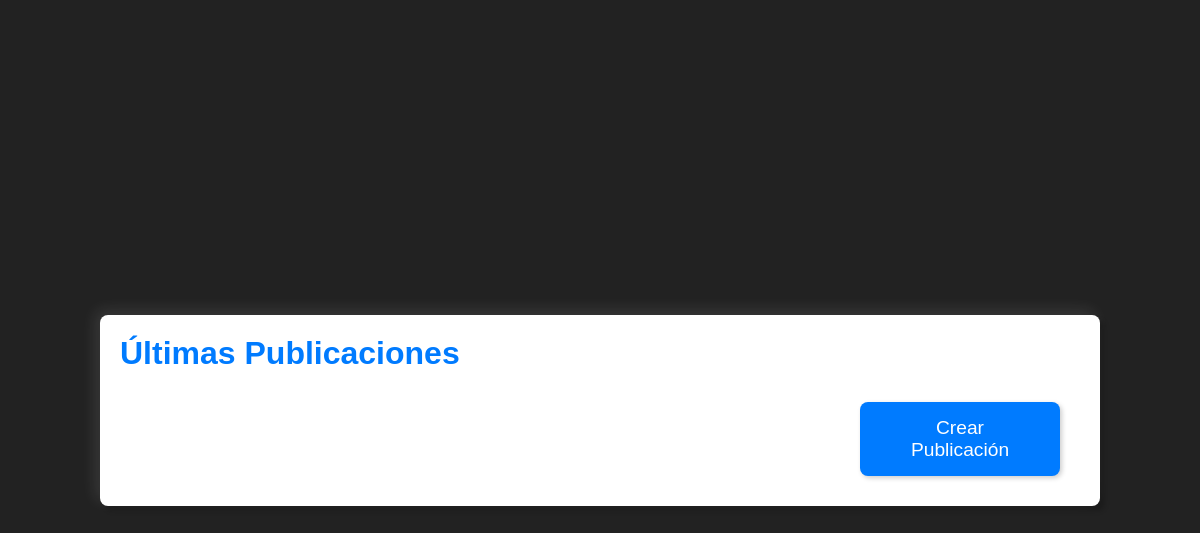
/feed/ (signed in), run on an earlier commit of the app's database.
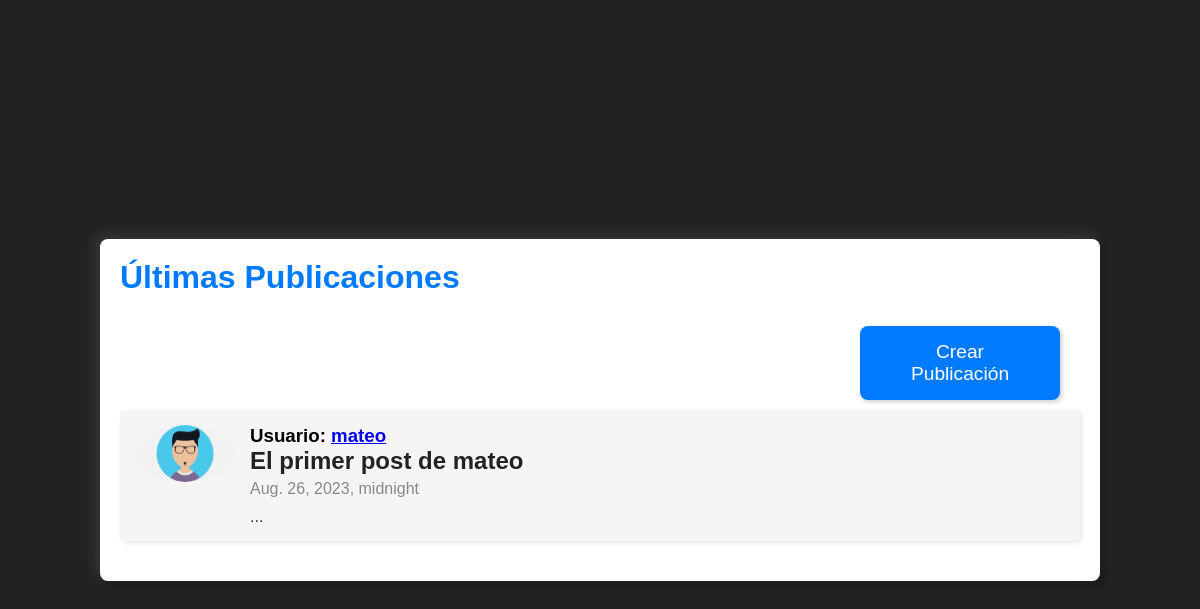
And on a later commit of the database.
### sitio/models.py (models this page shows, shortened)
class Post(models.Model):
    user = models.ForeignKey(User, on_delete=models.CASCADE, related_name='posts',null = True, blank = True)
    titulo = models.CharField(max_length=50)
    texto = models.CharField(max_length=500)
    fecha = models.DateTimeField()
    verificado = models.BooleanField(default=False)

class Profile(models.Model):
    user = models.ForeignKey(User, on_delete=models.CASCADE,null = True, blank = True)
    image = models.ImageField(default='user.png')
    posicion = models.ForeignKey(Posicion, on_delete=models.CASCADE, null=True, blank=True)
    nivel = models.ForeignKey(Nivel, on_delete=models.CASCADE, null=True, blank=True)

### sitio/views.py (the view)
# urls.py: path('feed/', views.feed),
@login_required
def feed(request):
    posts = Post.objects.order_by("fecha")
    return render(request, 'feed.html',{'lista_posts': posts})

### sitio/templates/feed.html (shortened to what this page needs)
{% load static %}
<!DOCTYPE html>
<html>
<head>
    <link rel="stylesheet" type="text/css" href='{% static "css/style_feedpage.css" %}'>
</head>
<body>
    <div class="feed-container">
        <h1 class="feed-title">Últimas Publicaciones</h1>
        <div class="header">
            <div class="header-buttons">
                <button onclick="window.location.href='/publicacion'">Crear Publicación</button>
            </div>
        </div>
        <div class="feed-posts">
            {% for post in lista_posts %}
                <div class="feed-post">
                    <div class="user-image">
                        <img src = "{{post.user.profile_set.get.image.url}}">
                    </div>
                <div class="post-content">
                    <h3 class="post-user"> Usuario: <a href= /profile/{{post.user}}>{{post.user}}</a></h3>
                    <h3 class="post-title">{{ post.titulo }}</h3>
                    <p class="post-date">{{ post.fecha }}</p>
                    <p class="post-text">{{ post.texto }}</p>
                </div>
                </div>
            {% endfor %}
        </div>
    </div>
</body>
</html>

What changed in the data, as far as the page shows it:
added Post: user.profile_set.get.image (placeholder picture), user "mateo", titulo "El primer post de mateo", fecha "Aug. 26, 2023, midnight", texto "..."
